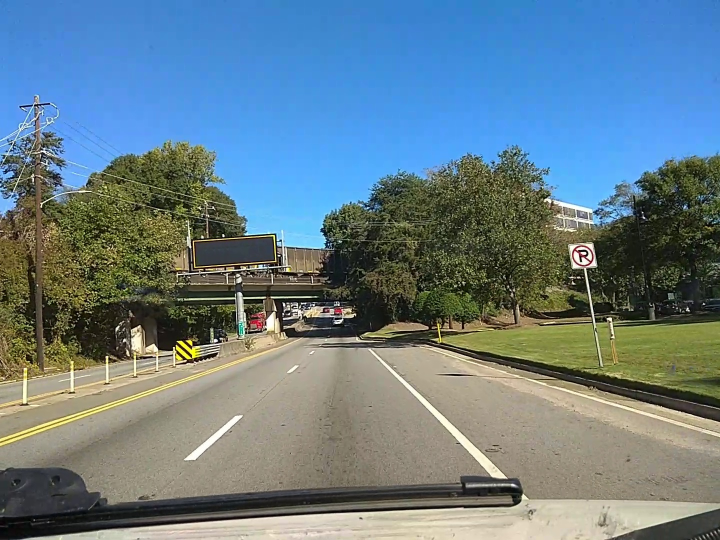
#> input picture 0015561.jpg, 1440 x 1080 px (shown at 1/2 size)
$ python no_gui.py
#> lines starting #> are read from the running program, lines starting #| are printed output that depends on the picture; after the words box and inside, x2 and y2 are one past the last pixel; in counts of white or black regions, pixels touching at a corner belong together
import cv2
import matplotlib.pyplot as plt
import numpy as np

img= cv2.imread('0015561.jpg')
#> img is the input picture: shape (1080, 1440, 3); mean B, G, R 136.9, 126.1, 103.5

#to display image and take in points
plt.figure()
plt.imshow(img)
plt.show()

#bottom left cordinates
bl_x=292
bl_y=994

#top left cordinates
tl_x=564
tl_y=763
#top right cordinates
tr_x=804
tr_y=757

#bottom right cordinates
br_x=1008
br_y=956

#visulization purposes
cv2.circle(img,(bl_x,bl_y),15,(0,255,255),4)
#> img: shape (1080, 1440, 3); 0.03% of pixels changed, all inside (x1, y1, x2, y2) = (275, 977, 310, 1012)
cv2.circle(img,(tl_x,tl_y),15,(0,255,255),4)
#> img: shape (1080, 1440, 3); mean B, G, R 136.8, 126.2, 103.5
cv2.circle(img,(tr_x,tr_y),15,(0,255,255),4)
#> img: shape (1080, 1440, 3); mean B, G, R 136.8, 126.2, 103.5
cv2.circle(img,(br_x,br_y),15,(0,255,255),4)

cv2.line(img,(bl_x,bl_y),(tl_x,tl_y),(0,0,0),3)
cv2.line(img,(tl_x,tl_y),(tr_x,tr_y),(0,0,0),3)
cv2.line(img,(tr_x,tr_y),(br_x,br_y),(0,0,0),3)
cv2.line(img,(br_x,br_y),(bl_x,bl_y),(0,0,0),3)
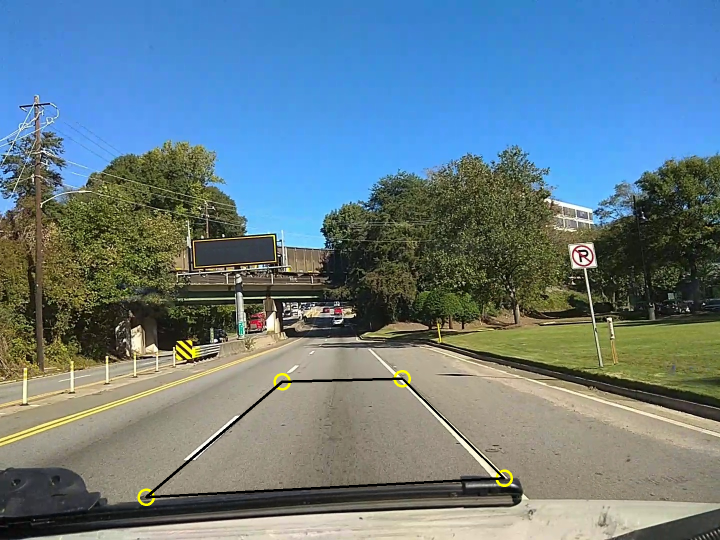
#> img: shape (1080, 1440, 3) (shown at 1/2 size); mean B, G, R 136, 125.4, 102.7


#image dimensions
h,w,_=img.shape
#> h = 1080; w = 1440
#store visulaize
cv2.imwrite('points.jpg',img)


#region of intrest in the image
source_points=np.float32([ [bl_x,bl_y],[tl_x,tl_y],[tr_x,tr_y],[br_x,br_y]  ])
#destination points
destination_points = np.float32([ [0,1700], [0, 0], [300, 0], [300, 1700] ])

#reading the visualized
image=cv2.imread('points.jpg')
#get homography matrix
matrix = cv2.getPerspectiveTransform(source_points, destination_points)
# get the newe image
result = cv2.warpPerspective(image, matrix, (300,1700))
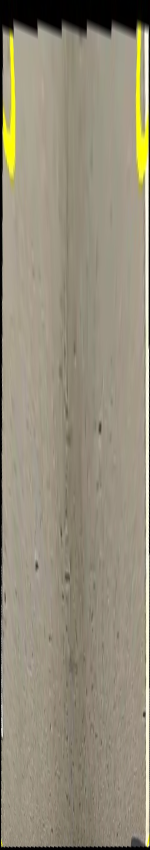
#> result: shape (1700, 300, 3) (shown at 1/2 size); mean B, G, R 122.4, 141.2, 148.5

# show the image on a axis
plt.figure()
plt.imshow(result)
plt.show()
cv2.imwrite("birdie.jpg",result)

# camera matrix
mtx=[[1203.032354,0,720.0],[0,1284.609285,540.0],[0,0,1]]
#distortion matrix
dist=[ 0 , 0 ,  0,0 ]

#300 pixels correspond to 3.6 meters
ppx=300/3.6
#calculation as per the document
Lh = np.linalg.inv(np.matmul(matrix, mtx))
# getting the ppy
pix_per_meter_y = ppx * np.linalg.norm(Lh[:,0]) / np.linalg.norm(Lh[:,1])
print(ppx, pix_per_meter_y)
#length ahead in meters
length=1700/pix_per_meter_y
print(length)

cv2.waitKey(0)

$ run again, with 0018705.jpg copied over 0015561.jpg
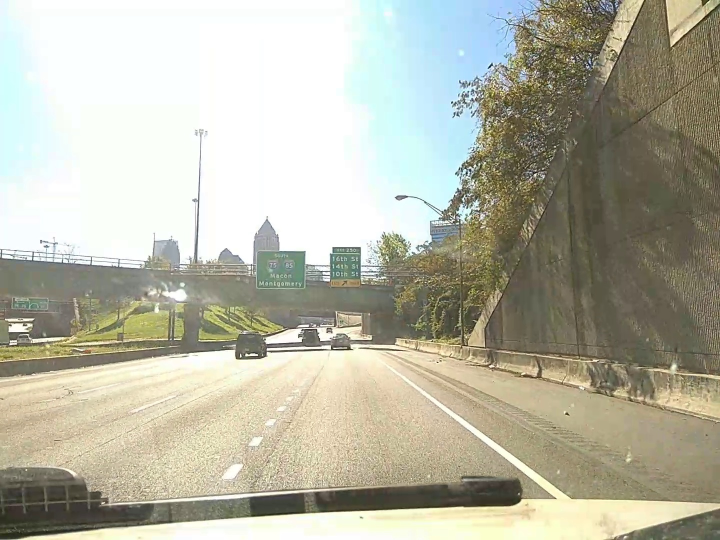
#> input picture 0018705.jpg, 1440 x 1080 px (shown at 1/2 size)
#> img is the input picture: shape (1080, 1440, 3); mean B, G, R 164.2, 180.8, 181.6
#> `cv2.line(img,(br_x,br_y),(bl_x,bl_y),(0,0,0),3)`:
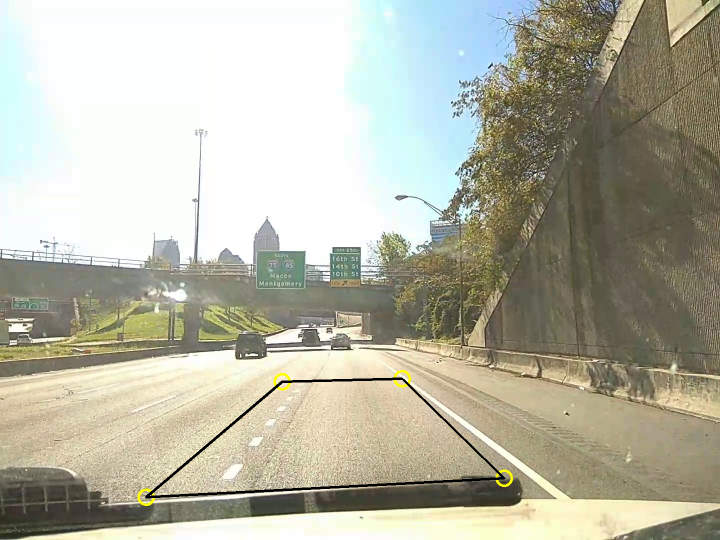
#> img: shape (1080, 1440, 3) (shown at 1/2 size); mean B, G, R 163.3, 179.9, 180.7
#> `result = cv2.warpPerspective(image, matrix, (300,1700))`:
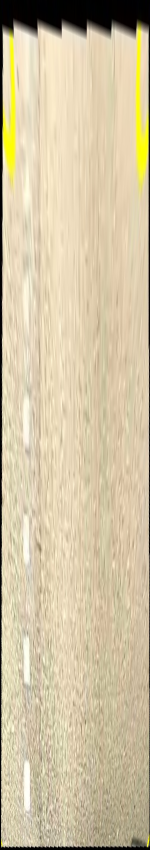
#> result: shape (1700, 300, 3) (shown at 1/2 size); mean B, G, R 164.1, 195.5, 209.4

$ run again, with 0018768.jpg copied over 0015561.jpg
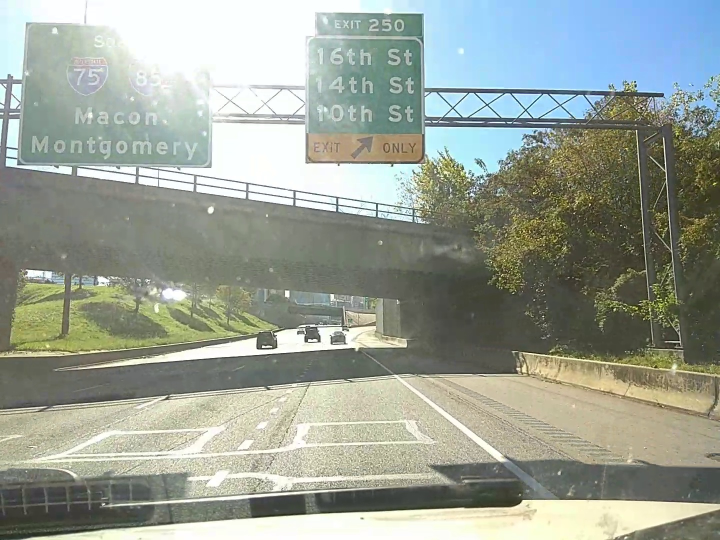
#> input picture 0018768.jpg, 1440 x 1080 px (shown at 1/2 size)
#> img is the input picture: shape (1080, 1440, 3); mean B, G, R 150.3, 161.2, 153.8
#> `cv2.line(img,(br_x,br_y),(bl_x,bl_y),(0,0,0),3)`:
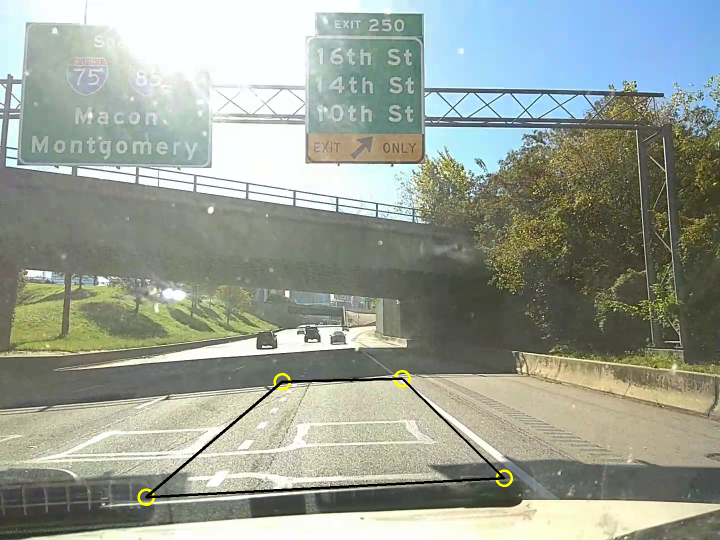
#> img: shape (1080, 1440, 3) (shown at 1/2 size); mean B, G, R 149.4, 160.4, 153.1
#> `result = cv2.warpPerspective(image, matrix, (300,1700))`:
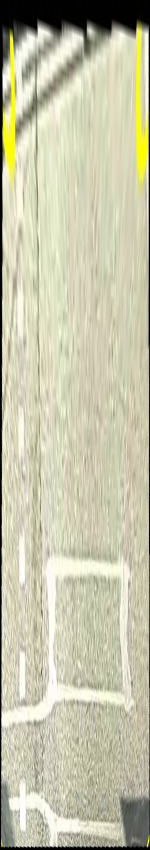
#> result: shape (1700, 300, 3) (shown at 1/2 size); mean B, G, R 170.3, 196.2, 197.4
